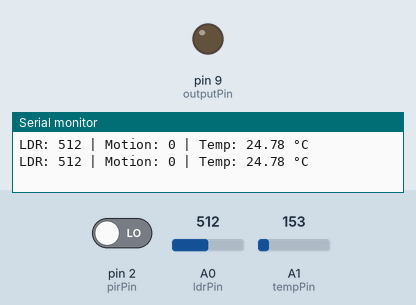
The sketch below on a simulated Arduino Uno, built with avr-gcc and run on an emulated ATmega328P. Shown: output pins drawn as LEDs (lit = HIGH), the last lines printed to the serial monitor. The test bench sets the inputs (shaded band); at power-on: pin 2 (pirPin) LOW, A0 (ldrPin) = 512, A1 (tempPin) = 153.

Above: at 1.8 s.
1.9 s: pin 2 (pirPin) driven HIGH
At 2.4 s:
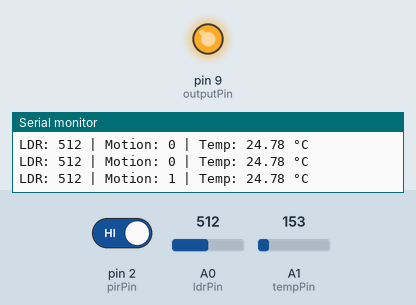
6.0 s: pin 2 (pirPin) driven LOW
At 7.0 s:
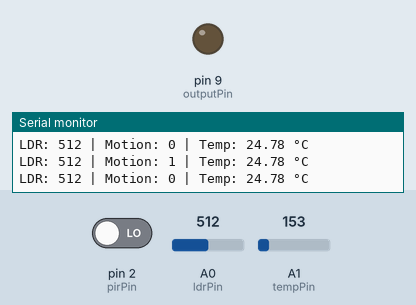
Timing chart, 0 to 9.0 s (numbered marks = the images above; inputs shaded):
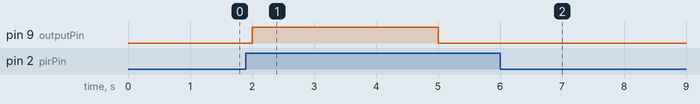

Measured:
- after the input at 1.9 s, pin 9 (outputPin): LOW → HIGH after 0.10 s, → LOW 3.0 s later
- after the input at 6.0 s, pin 9 (outputPin): stops changing and stays LOW

The sketch:

insect_monitor1.ino
```cpp
const int ldrPin = A0;
const int tempPin = A1;      // TMP36 analog pin
const int pirPin = 2;
const int outputPin = 9;

void setup() {
  pinMode(pirPin, INPUT);
  pinMode(outputPin, OUTPUT);
  Serial.begin(9600);
}

void loop() {
  int ldrValue = analogRead(ldrPin);
  bool motion = digitalRead(pirPin);

  // Simulate temperature (replace with actual if needed)
  int tempReading = analogRead(tempPin);
  float voltage = tempReading * (5.0 / 1023.0);
  float temperatureC = (voltage - 0.5) * 100;

  bool isDark = ldrValue < 900;
  bool isHot = temperatureC > 16;
  bool ismid = temperatureC < 40;

  Serial.print("LDR: "); Serial.print(ldrValue);
  Serial.print(" | Motion: "); Serial.print(motion);
  Serial.print(" | Temp: "); Serial.print(temperatureC);
  Serial.println(" °C");

  if (isDark && motion && isHot && ismid) {
    digitalWrite(outputPin, HIGH);
    delay(3000);
    digitalWrite(outputPin, LOW);
  } else {
    digitalWrite(outputPin, LOW);
  }

  delay(1000);
}
```
